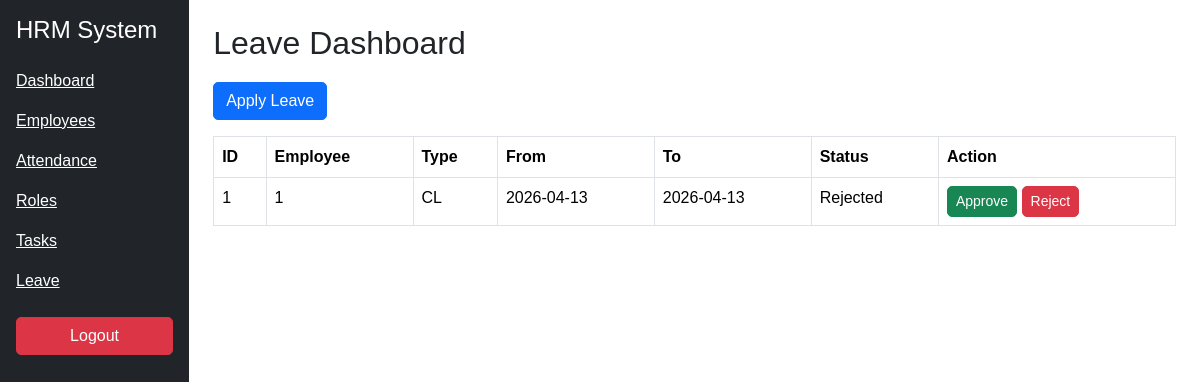
The page /leave/dashboard (signed in) on the database its author committed.
### models.py (models this page shows)
class Leave(db.Model):
    leave_id = db.Column(db.Integer, primary_key=True)
    employee_id = db.Column(db.Integer, db.ForeignKey('employee.emp_id'))
    leave_type = db.Column(db.String(10))
    reason = db.Column(db.String(200))
    from_date = db.Column(db.Date)
    to_date = db.Column(db.Date)
    status = db.Column(db.String(20), default='Pending')
    created_at = db.Column(db.DateTime)

### routes/leave_routes.py (the view)
@leave_bp.route('/leave/dashboard')
def leave_dashboard():
    if 'user_id' not in session:
        return redirect('/login')
    leaves = Leave.query.all()
    return render_template('leave_dashboard.html', leaves=leaves)

### templates/leave_dashboard.html
{% extends "base.html" %}
{% block content %}
<h2>Leave Dashboard</h2>
<a href="/leave/apply" class="btn btn-primary mb-3">Apply Leave</a>
<table class="table table-bordered">
<tr>
<th>ID</th>
<th>Employee</th>
<th>Type</th>
<th>From</th>
<th>To</th>
<th>Status</th>
<th>Action</th>
</tr>
{% for l in leaves %}
<tr>
<td>{{ l.leave_id }}</td>
<td>{{ l.employee_id }}</td>
<td>{{ l.leave_type }}</td>
<td>{{ l.from_date }}</td>
<td>{{ l.to_date }}</td>
<td>{{ l.status }}</td>
<td>
<a href="/leave/update/{{ l.leave_id }}/Approved" class="btn btn-success btn-sm">Approve</a>
<a href="/leave/update/{{ l.leave_id }}/Rejected" class="btn btn-danger btn-sm">Reject</a>
</td>
</tr>
{% endfor %}
</table>
{% endblock %}

### static/style.css (style rules this page uses)
body { font-family: Arial, sans-serif; }
.table { background: white; }
.btn { border-radius: 5px; }
h2 { margin-bottom: 20px; }

### rows shown on the page
Leave: leave_id "1", employee_id "1", leave_type "CL", from_date "2026-04-13", to_date "2026-04-13", status "Rejected"
